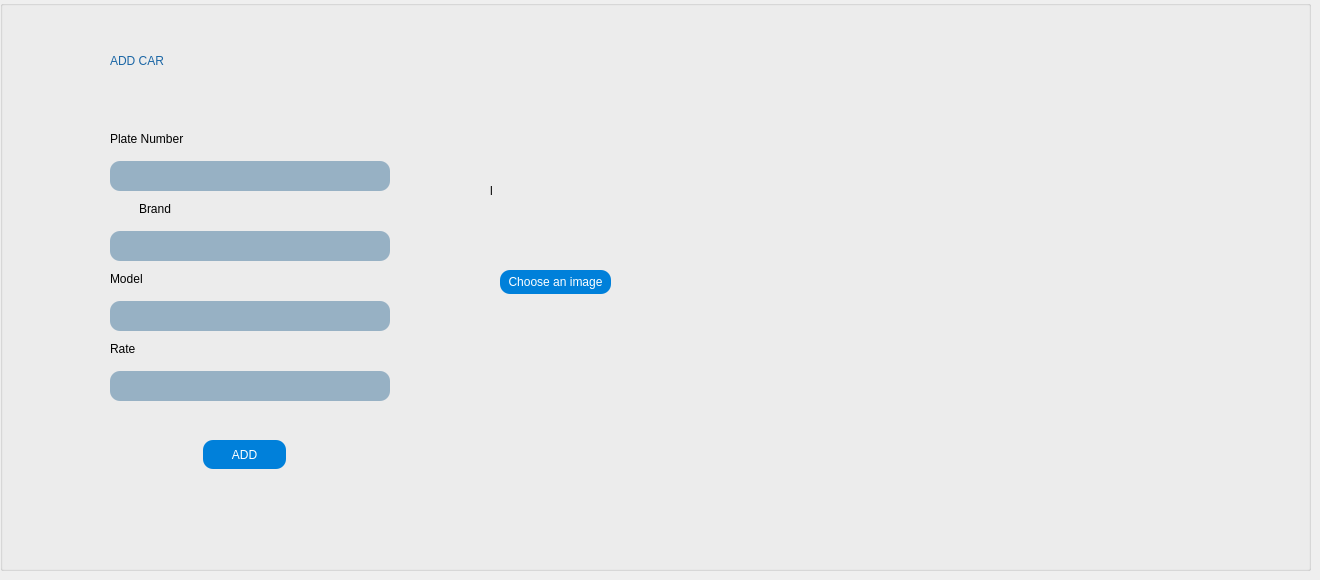
         <widget class="QWidget" name="tab_addCar">
          <attribute name="title">
           <string>Car</string>
          </attribute>
          <widget class="QGroupBox" name="groupBox">
           <property name="geometry">
            <rect>
             <x>0</x>
             <y>0</y>
             <width>1311</width>
             <height>571</height>
            </rect>
           </property>
           <property name="font">
            <font>
             <pointsize>9</pointsize>
            </font>
           </property>
           <property name="title">
            <string/>
           </property>
           <widget class="QPushButton" name="pushButton_addCar">
            <property name="geometry">
             <rect>
              <x>203</x>
              <y>440</y>
              <width>83</width>
              <height>29</height>
             </rect>
            </property>
            <property name="styleSheet">
             <string notr="true">background-color: qlineargradient(spread:reflect, x1:0.251, y1:0.216, x2:0.811, y2:0.898, stop:0.255556 rgba(0, 128, 218, 255));
color: rgb(255, 255, 255);
font: 700 14pt &quot;Gotham&quot;;
border-radius:10;</string>
            </property>
            <property name="text">
             <string>ADD</string>
            </property>
           </widget>
           <widget class="QLabel" name="label_warnRate">
            <property name="geometry">
             <rect>
              <x>170</x>
              <y>340</y>
              <width>331</width>
              <height>20</height>
             </rect>
            </property>
            <property name="font">
             <font>
              <pointsize>7</pointsize>
             </font>
            </property>
            <property name="text">
             <string/>
            </property>
           </widget>
           <widget class="QLabel" name="label_9">
            <property name="geometry">
             <rect>
              <x>110</x>
              <y>30</y>
              <width>231</width>
              <height>61</height>
             </rect>
            </property>
            <property name="styleSheet">
             <string notr="true">color: rgb(27, 102, 165);
font: 700 30pt &quot;Gotham&quot;;</string>
            </property>
            <property name="text">
             <string>ADD CAR</string>
            </property>
           </widget>
           <widget class="QPushButton" name="pushButton_2">
            <property name="geometry">
             <rect>
              <x>500</x>
              <y>270</y>
              <width>111</width>
              <height>24</height>
             </rect>
            </property>
            <property name="styleSheet">
             <string notr="true">background-color: qlineargradient(spread:reflect, x1:0.251, y1:0.216, x2:0.811, y2:0.898, stop:0.255556 rgba(0, 128, 218, 255));
color: rgb(255, 255, 255);
font: 700 9pt &quot;Gotham&quot;;
border-radius:10;</string>
            </property>
            <property name="text">
             <string>Choose an image</string>
            </property>
           </widget>
           <widget class="QLabel" name="label_image">
            <property name="geometry">
             <rect>
              <x>490</x>
              <y>131</y>
              <width>120</width>
              <height>120</height>
             </rect>
            </property>
            <property name="text">
             <string>l</string>
            </property>
           </widget>
           <widget class="QLabel" name="label">
            <property name="geometry">
             <rect>
              <x>110</x>
              <y>131</y>
              <width>161</width>
              <height>16</height>
             </rect>
            </property>
            <property name="styleSheet">
             <string notr="true">color: rgb(0, 0, 0);
font: 500 16pt &quot;Gotham&quot;;</string>
            </property>
            <property name="text">
             <string>Plate Number</string>
            </property>
           </widget>
           <widget class="QLineEdit" name="lineEdit_brand">
            <property name="geometry">
             <rect>
              <x>110</x>
              <y>231</y>
              <width>280</width>
              <height>30</height>
             </rect>
            </property>
            <property name="styleSheet">
             <string notr="true">background-color: rgb(151, 177, 196);
color: rgb(255, 255, 255);
border-radius:10;
</string>
            </property>
           </widget>
           <widget class="QLabel" name="label_2">
            <property name="geometry">
             <rect>
              <x>110</x>
              <y>201</y>
              <width>61</width>
              <height>16</height>
             </rect>
            </property>
            <property name="styleSheet">
             <string notr="true">color: rgb(0, 0, 0);
font: 500 16pt &quot;Gotham&quot;;</string>
            </property>
            <property name="text">
             <string>Brand</string>
            </property>
            <property name="alignment">
             <set>Qt::AlignRight|Qt::AlignTrailing|Qt::AlignVCenter</set>
            </property>
           </widget>
           <widget class="QLineEdit" name="lineEdit_plateNum">
            <property name="geometry">
             <rect>
              <x>110</x>
              <y>161</y>
              <width>280</width>
              <height>30</height>
             </rect>
            </property>
            <property name="styleSheet">
             <string notr="true">background-color: rgb(151, 177, 196);
color: rgb(255, 255, 255);
border-radius:10;
</string>
            </property>
           </widget>
           <widget class="QLabel" name="label_3">
            <property name="geometry">
             <rect>
              <x>110</x>
              <y>271</y>
              <width>71</width>
              <height>16</height>
             </rect>
            </property>
            <property name="styleSheet">
             <string notr="true">color: rgb(0, 0, 0);
font: 500 16pt &quot;Gotham&quot;;</string>
            </property>
            <property name="text">
             <string>Model</string>
            </property>
           </widget>
           <widget class="QLineEdit" name="lineEdit_model">
            <property name="geometry">
             <rect>
              <x>110</x>
              <y>301</y>
              <width>280</width>
              <height>30</height>
             </rect>
            </property>
            <property name="styleSheet">
             <string notr="true">background-color: rgb(151, 177, 196);
color: rgb(255, 255, 255);
border-radius:10;
</string>
            </property>
           </widget>
           <widget class="QLineEdit" name="lineEdit_rate">
            <property name="geometry">
             <rect>
              <x>110</x>
              <y>371</y>
              <width>280</width>
              <height>30</height>
             </rect>
            </property>
            <property name="styleSheet">
             <string notr="true">background-color: rgb(151, 177, 196);
color: rgb(255, 255, 255);
border-radius:10;
</string>
            </property>
           </widget>
           <widget class="QLabel" name="label_4">
            <property name="geometry">
             <rect>
              <x>110</x>
              <y>341</y>
              <width>81</width>
              <height>16</height>
             </rect>
            </property>
            <property name="styleSheet">
             <string notr="true">color: rgb(0, 0, 0);
font: 500 16pt &quot;Gotham&quot;;</string>
            </property>
            <property name="text">
             <string>Rate</string>
            </property>
           </widget>
          </widget>
         </widget>
